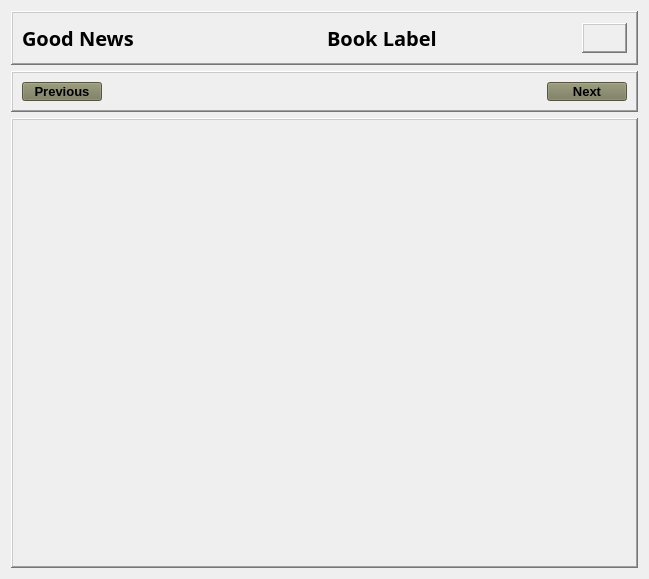
          <widget class="QWidget" name="gn_tab">
           <attribute name="title">
            <string>Good News </string>
           </attribute>
           <layout class="QVBoxLayout" name="verticalLayout_7">
            <item>
             <widget class="QFrame" name="frame_2">
              <property name="minimumSize">
               <size>
                <width>627</width>
                <height>54</height>
               </size>
              </property>
              <property name="maximumSize">
               <size>
                <width>16777215</width>
                <height>100</height>
               </size>
              </property>
              <property name="frameShape">
               <enum>QFrame::Shape::WinPanel</enum>
              </property>
              <property name="frameShadow">
               <enum>QFrame::Shadow::Raised</enum>
              </property>
              <layout class="QHBoxLayout" name="horizontalLayout_5">
               <item>
                <widget class="QLabel" name="gn_version_label">
                 <property name="font">
                  <font>
                   <family>Segoe Script</family>
                   <pointsize>15</pointsize>
                   <bold>true</bold>
                  </font>
                 </property>
                 <property name="text">
                  <string>Good News</string>
                 </property>
                </widget>
               </item>
               <item>
                <widget class="QLabel" name="gn_book_label">
                 <property name="minimumSize">
                  <size>
                   <width>266</width>
                   <height>31</height>
                  </size>
                 </property>
                 <property name="maximumSize">
                  <size>
                   <width>16777215</width>
                   <height>31</height>
                  </size>
                 </property>
                 <property name="font">
                  <font>
                   <family>Segoe Script</family>
                   <pointsize>15</pointsize>
                   <bold>true</bold>
                  </font>
                 </property>
                 <property name="text">
                  <string>Book Label</string>
                 </property>
                 <property name="indent">
                  <number>25</number>
                 </property>
                </widget>
               </item>
               <item>
                <widget class="QLabel" name="gn_chapter_label">
                 <property name="minimumSize">
                  <size>
                   <width>45</width>
                   <height>30</height>
                  </size>
                 </property>
                 <property name="maximumSize">
                  <size>
                   <width>45</width>
                   <height>30</height>
                  </size>
                 </property>
                 <property name="font">
                  <font>
                   <family>Segoe Script</family>
                   <pointsize>10</pointsize>
                   <bold>true</bold>
                  </font>
                 </property>
                 <property name="frameShape">
                  <enum>QFrame::Shape::WinPanel</enum>
                 </property>
                 <property name="frameShadow">
                  <enum>QFrame::Shadow::Raised</enum>
                 </property>
                 <property name="text">
                  <string/>
                 </property>
                 <property name="indent">
                  <number>0</number>
                 </property>
                </widget>
               </item>
              </layout>
             </widget>
            </item>
            <item>
             <widget class="QFrame" name="frame_9">
              <property name="maximumSize">
               <size>
                <width>16777215</width>
                <height>41</height>
               </size>
              </property>
              <property name="frameShape">
               <enum>QFrame::Shape::WinPanel</enum>
              </property>
              <property name="frameShadow">
               <enum>QFrame::Shadow::Raised</enum>
              </property>
              <layout class="QHBoxLayout" name="horizontalLayout_2">
               <item alignment="Qt::AlignmentFlag::AlignLeft">
                <widget class="QPushButton" name="gn_previous_pushButton">
                 <property name="maximumSize">
                  <size>
                   <width>103</width>
                   <height>24</height>
                  </size>
                 </property>
                 <property name="font">
                  <font>
                   <pointsize>10</pointsize>
                   <bold>true</bold>
                  </font>
                 </property>
                 <property name="styleSheet">
                  <string notr="true">background-color: rgb(121, 121, 90);</string>
                 </property>
                 <property name="text">
                  <string>Previous</string>
                 </property>
                </widget>
               </item>
               <item alignment="Qt::AlignmentFlag::AlignRight">
                <widget class="QPushButton" name="gn_next_pushButton">
                 <property name="maximumSize">
                  <size>
                   <width>102</width>
                   <height>24</height>
                  </size>
                 </property>
                 <property name="font">
                  <font>
                   <pointsize>10</pointsize>
                   <bold>true</bold>
                  </font>
                 </property>
                 <property name="styleSheet">
                  <string notr="true">background-color: rgb(121, 121, 90);</string>
                 </property>
                 <property name="text">
                  <string>Next</string>
                 </property>
                </widget>
               </item>
              </layout>
             </widget>
            </item>
            <item>
             <widget class="QScrollArea" name="gn_scrollArea">
              <property name="minimumSize">
               <size>
                <width>450</width>
                <height>450</height>
               </size>
              </property>
              <property name="styleSheet">
               <string notr="true"/>
              </property>
              <property name="frameShape">
               <enum>QFrame::Shape::WinPanel</enum>
              </property>
              <property name="frameShadow">
               <enum>QFrame::Shadow::Raised</enum>
              </property>
              <property name="widgetResizable">
               <bool>true</bool>
              </property>
              <widget class="QWidget" name="gn_scrollAreaWidgetContents">
               <property name="geometry">
                <rect>
                 <x>0</x>
                 <y>0</y>
                 <width>617</width>
                 <height>446</height>
                </rect>
               </property>
               <layout class="QVBoxLayout" name="verticalLayout_8">
                <item>
                 <layout class="QGridLayout" name="gn_gridLayout"/>
                </item>
               </layout>
              </widget>
             </widget>
            </item>
           </layout>
          </widget>
